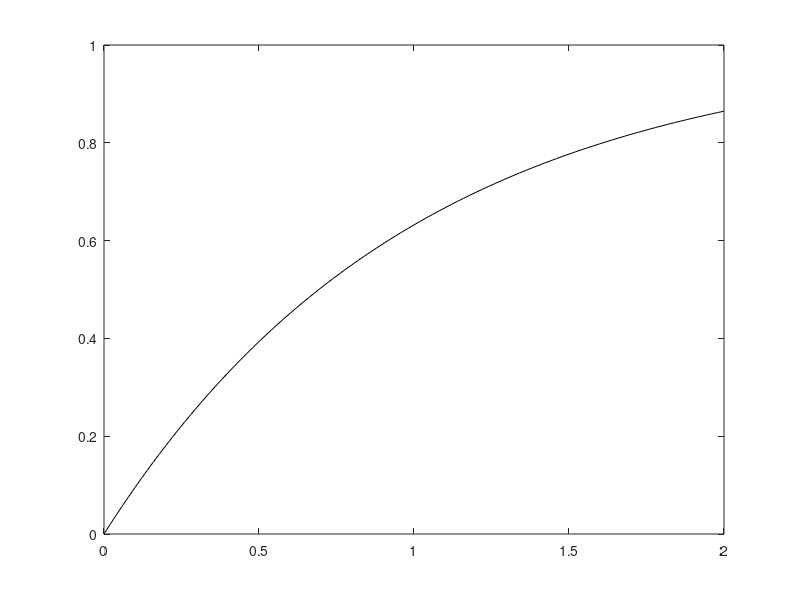

MATLAB code to generate this figure: (Note: this script raises an error after producing the figure.)
%nm630: Heun/Euer/RK4 method to solve a 1st-order differential equation
clear, clf
a=1; r=1; tspan=[0 2]; y0=0;  
t=tspan(1)+[0:100]*(tspan(2)-tspan(1))/100;
yt=1-exp(-a*t);
plot(t,yt,'k'), hold on
df61=inline('-y+1','t','y');
N=4;
[t1,ye]=ode_Euler(df61,tspan,y0,N);
[t1,yh]=ode_Heun(df61,tspan,y0,N);
[t1,yr]=ode_RK4(df61,tspan,y0,N);
[to,yo]=ode23(df61,tspan,y0);
plot(t,yt,'k', t1,ye,'b:', t1,yh,'b:', t1,yr,'r:', to,yo,'m:')
plot(t1,ye,'bo', t1,yh,'b+', t1,yr,'r*')
N=100;
tic, [te,ye]=ode_Euler(df61,tspan,y0,6*N); time(1)=toc; 
tic, [th,yh]=ode_Heun(df61,tspan,y0,3*N); time(2)=toc; 
tic, [tr,yr]=ode_RK4(df61,tspan,y0,N); time(3)=toc; 
options=odeset('RelTol',10^-8, 'AbsTol',10^-9);
tic, [to23,yo23]=ode23(df61,tspan,y0,options); time(4)=toc;
tic, [to45,yo45]=ode45(df61,tspan,y0,options); time(5)=toc;
yte=1-exp(-a*te); yth=1-exp(-a*th); ytr=1-exp(-a*tr); 
yto23=1-exp(-a*to23); yto45=1-exp(-a*to45); 
disp('Euler        Heun          RK4           ode23         ode45')
format short e
err=[norm(ye-yte)/length(te) norm(yh-yth)/length(th) norm(yr-ytr)/length(tr)...
      norm(yo23-yto23)/length(to23) norm(yo45-yto45)/length(to45)]
format short
time
Number_of_grid=[length(te) length(th) length(tr) length(to23) length(to45)]
%fprintf('\nerror of Runge-Kutta=%10.4f\n',norm(yr-ytr)/length(tr))
%fprintf('\nerror of ode23=%10.4f\n',norm(yo23-yto23)/length(to23))
%fprintf('\nerror of ode45=%10.4f\n',norm(yo45-yto45)/length(to45))
tic, for k=1:100*N, a=k*2; end, t_multiplication=toc 
tic, for k=1:100*N, df61(0,1); end, t_ftncall=toc
